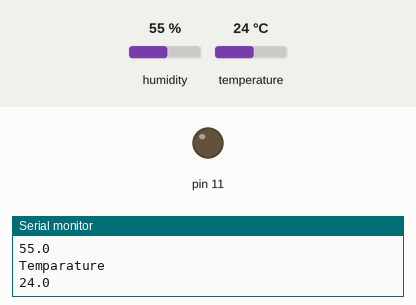
Recording of a sketch running on a simulated Arduino Uno, built with avr-gcc and run on an emulated ATmega328P. Shown: output pins drawn as LEDs (lit = HIGH), the last lines printed to the serial monitor. Inputs (shaded band) come from the test bench; at power-on: temperature 24 °C, humidity 55 %.

Above: at 1.8 s.
1.9 s: temperature set to 27 °C
At 4.1 s:
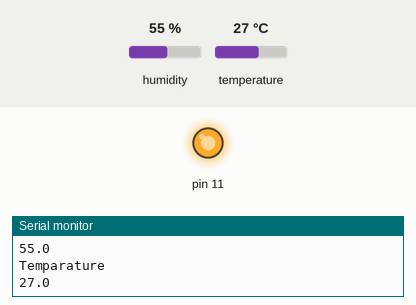
Timing chart, 0 to 5.6 s (numbered marks = the images above; inputs shaded):
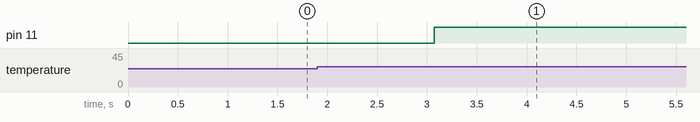

Measured:
- the behaviour switches between 25 and 26 °C on temperature (found by bisection; images 0 and 1)
- after the input at 1.9 s, pin 11: LOW → HIGH after 1.2 s

The sketch:

tempreture.ino
```cpp
#include <dht.h>
dht DHT;
#define DHT11_PIN 7
void setup()
{
  Serial.begin(9600);
 pinMode(11,OUTPUT);
  Serial.println("welcome to TechPonder Humidty and temprature Detecor");

}

void loop()
{
  int chk =DHT.read11(DHT11_PIN);
  Serial.println("humidity");
  Serial.println(DHT.humidity,1);
  Serial.println("Temparature");
  Serial.println(DHT.temperature,1);
  float temp=DHT.temperature;
  delay(1000);
  if(temp>25)
  {
  digitalWrite(11,HIGH);


  }
}
```
